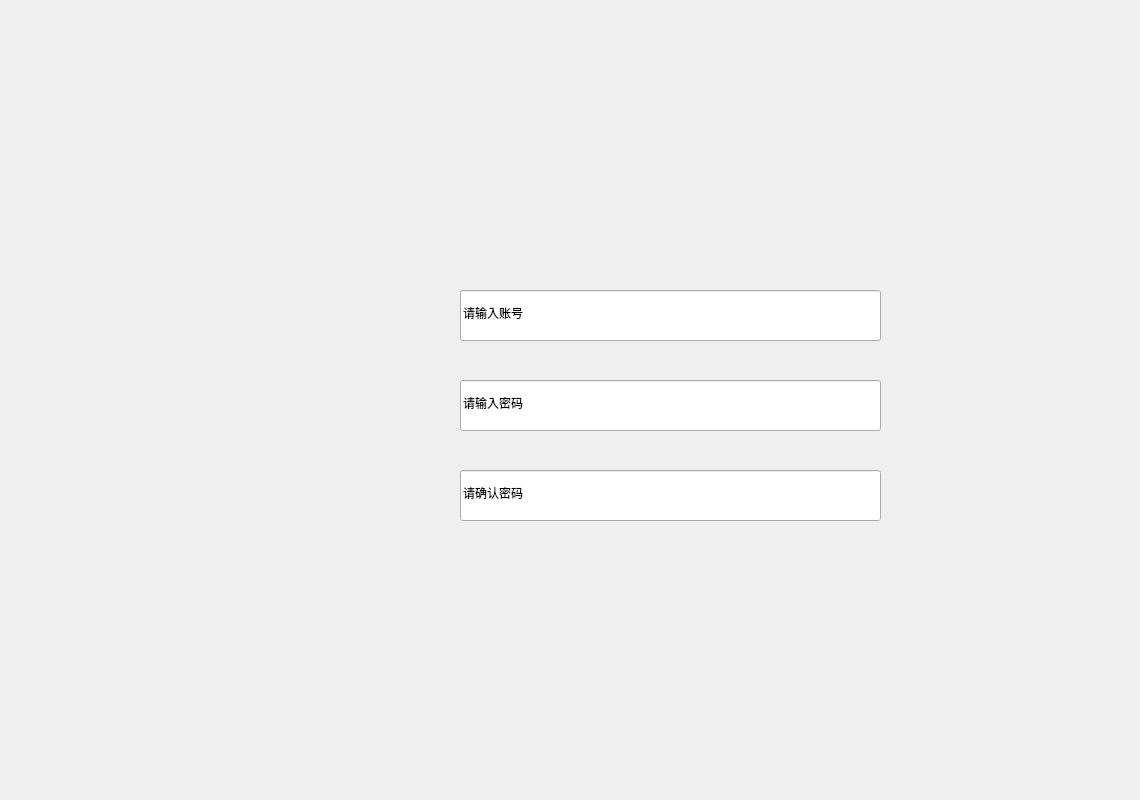
<?xml version="1.0" encoding="UTF-8"?>
<ui version="4.0">
 <class>Rigist</class>
 <widget class="QWidget" name="Rigist">
  <property name="geometry">
   <rect>
    <x>0</x>
    <y>0</y>
    <width>1140</width>
    <height>800</height>
   </rect>
  </property>
  <property name="windowTitle">
   <string>Form</string>
  </property>
  <widget class="QLineEdit" name="accontAdd">
   <property name="geometry">
    <rect>
     <x>460</x>
     <y>290</y>
     <width>421</width>
     <height>51</height>
    </rect>
   </property>
   <property name="inputMask">
    <string/>
   </property>
   <property name="text">
    <string>请输入账号</string>
   </property>
  </widget>
  <widget class="QLineEdit" name="passwordAdd">
   <property name="geometry">
    <rect>
     <x>460</x>
     <y>380</y>
     <width>421</width>
     <height>51</height>
    </rect>
   </property>
   <property name="text">
    <string>请输入密码</string>
   </property>
  </widget>
  <widget class="QLineEdit" name="passwordEnsureAdd_2">
   <property name="geometry">
    <rect>
     <x>460</x>
     <y>470</y>
     <width>421</width>
     <height>51</height>
    </rect>
   </property>
   <property name="text">
    <string>请确认密码</string>
   </property>
  </widget>
  <widget class="QPushButton" name="loginBotton">
   <property name="geometry">
    <rect>
     <x>580</x>
     <y>560</y>
     <width>141</width>
     <height>71</height>
    </rect>
   </property>
   <property name="text">
    <string/>
   </property>
   <property name="icon">
    <iconset resource="botton.qrc">
     <normaloff>:/botton/Menu/ok.png</normaloff>:/botton/Menu/ok.png</iconset>
   </property>
   <property name="iconSize">
    <size>
     <width>1000</width>
     <height>400</height>
    </size>
   </property>
   <property name="flat">
    <bool>true</bool>
   </property>
  </widget>
  <widget class="QPushButton" name="backHome2">
   <property name="geometry">
    <rect>
     <x>50</x>
     <y>660</y>
     <width>101</width>
     <height>101</height>
    </rect>
   </property>
   <property name="styleSheet">
    <string notr="true">background:transparent</string>
   </property>
   <property name="text">
    <string/>
   </property>
   <property name="icon">
    <iconset resource="background.qrc">
     <normaloff>:/InGame/menu.png</normaloff>:/InGame/menu.png</iconset>
   </property>
   <property name="iconSize">
    <size>
     <width>100</width>
     <height>100</height>
    </size>
   </property>
   <property name="flat">
    <bool>true</bool>
   </property>
  </widget>
 </widget>
 <resources>
  <include location="botton.qrc"/>
  <include location="background.qrc"/>
 </resources>
 <connections/>
</ui>
